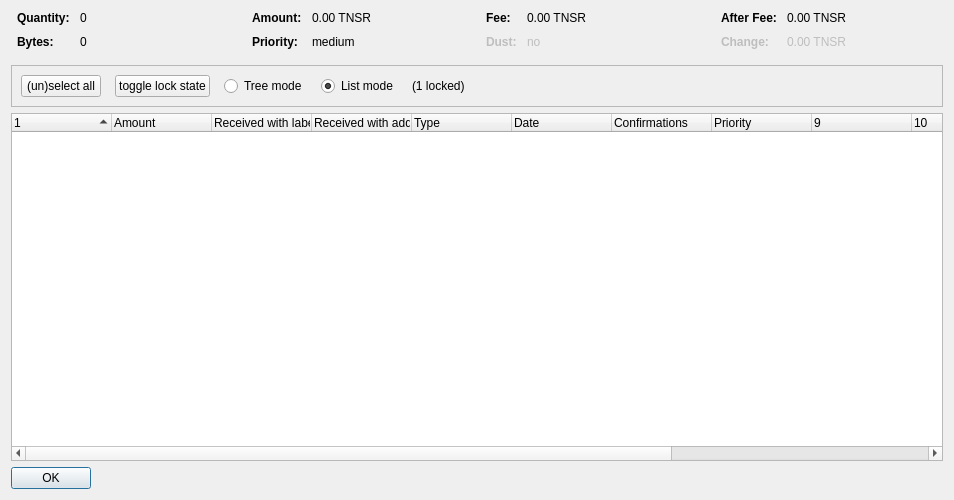
<?xml version="1.0" encoding="UTF-8"?>
<ui version="4.0">
 <class>CoinControlDialog</class>
 <widget class="QDialog" name="CoinControlDialog">
  <property name="geometry">
   <rect>
    <x>0</x>
    <y>0</y>
    <width>954</width>
    <height>500</height>
   </rect>
  </property>
  <property name="windowTitle">
   <string>Coin Selection</string>
  </property>
  <layout class="QVBoxLayout" name="verticalLayout">
   <item>
    <layout class="QHBoxLayout" name="horizontalLayoutTop" stretch="0,0,0,0">
     <property name="topMargin">
      <number>0</number>
     </property>
     <property name="bottomMargin">
      <number>10</number>
     </property>
     <item>
      <layout class="QFormLayout" name="formLayoutCoinControl1">
       <property name="horizontalSpacing">
        <number>10</number>
       </property>
       <property name="verticalSpacing">
        <number>10</number>
       </property>
       <property name="leftMargin">
        <number>6</number>
       </property>
       <property name="rightMargin">
        <number>6</number>
       </property>
       <item row="0" column="0">
        <widget class="QLabel" name="labelCoinControlQuantityText">
         <property name="font">
          <font>
           <weight>75</weight>
           <bold>true</bold>
          </font>
         </property>
         <property name="text">
          <string>Quantity:</string>
         </property>
        </widget>
       </item>
       <item row="0" column="1">
        <widget class="QLabel" name="labelCoinControlQuantity">
         <property name="cursor">
          <cursorShape>IBeamCursor</cursorShape>
         </property>
         <property name="contextMenuPolicy">
          <enum>Qt::ActionsContextMenu</enum>
         </property>
         <property name="text">
          <string notr="true">0</string>
         </property>
         <property name="textInteractionFlags">
          <set>Qt::LinksAccessibleByMouse|Qt::TextSelectableByKeyboard|Qt::TextSelectableByMouse</set>
         </property>
        </widget>
       </item>
       <item row="1" column="0">
        <widget class="QLabel" name="labelCoinControlBytesText">
         <property name="font">
          <font>
           <weight>75</weight>
           <bold>true</bold>
          </font>
         </property>
         <property name="text">
          <string>Bytes:</string>
         </property>
        </widget>
       </item>
       <item row="1" column="1">
        <widget class="QLabel" name="labelCoinControlBytes">
         <property name="cursor">
          <cursorShape>IBeamCursor</cursorShape>
         </property>
         <property name="contextMenuPolicy">
          <enum>Qt::ActionsContextMenu</enum>
         </property>
         <property name="text">
          <string notr="true">0</string>
         </property>
         <property name="textInteractionFlags">
          <set>Qt::LinksAccessibleByMouse|Qt::TextSelectableByKeyboard|Qt::TextSelectableByMouse</set>
         </property>
        </widget>
       </item>
      </layout>
     </item>
     <item>
      <layout class="QFormLayout" name="formLayoutCoinControl2">
       <property name="horizontalSpacing">
        <number>10</number>
       </property>
       <property name="verticalSpacing">
        <number>10</number>
       </property>
       <property name="leftMargin">
        <number>6</number>
       </property>
       <property name="rightMargin">
        <number>6</number>
       </property>
       <item row="0" column="0">
        <widget class="QLabel" name="labelCoinControlAmountText">
         <property name="font">
          <font>
           <weight>75</weight>
           <bold>true</bold>
          </font>
         </property>
         <property name="text">
          <string>Amount:</string>
         </property>
        </widget>
       </item>
       <item row="0" column="1">
        <widget class="QLabel" name="labelCoinControlAmount">
         <property name="cursor">
          <cursorShape>IBeamCursor</cursorShape>
         </property>
         <property name="contextMenuPolicy">
          <enum>Qt::ActionsContextMenu</enum>
         </property>
         <property name="text">
          <string notr="true">0.00 TNSR</string>
         </property>
         <property name="textInteractionFlags">
          <set>Qt::LinksAccessibleByMouse|Qt::TextSelectableByKeyboard|Qt::TextSelectableByMouse</set>
         </property>
        </widget>
       </item>
       <item row="1" column="0">
        <widget class="QLabel" name="labelCoinControlPriorityText">
         <property name="font">
          <font>
           <weight>75</weight>
           <bold>true</bold>
          </font>
         </property>
         <property name="text">
          <string>Priority:</string>
         </property>
        </widget>
       </item>
       <item row="1" column="1">
        <widget class="QLabel" name="labelCoinControlPriority">
         <property name="cursor">
          <cursorShape>IBeamCursor</cursorShape>
         </property>
         <property name="contextMenuPolicy">
          <enum>Qt::ActionsContextMenu</enum>
         </property>
         <property name="text">
          <string>medium</string>
         </property>
         <property name="textInteractionFlags">
          <set>Qt::LinksAccessibleByMouse|Qt::TextSelectableByKeyboard|Qt::TextSelectableByMouse</set>
         </property>
        </widget>
       </item>
      </layout>
     </item>
     <item>
      <layout class="QFormLayout" name="formLayoutCoinControl3">
       <property name="horizontalSpacing">
        <number>10</number>
       </property>
       <property name="verticalSpacing">
        <number>10</number>
       </property>
       <property name="leftMargin">
        <number>6</number>
       </property>
       <property name="rightMargin">
        <number>6</number>
       </property>
       <item row="0" column="0">
        <widget class="QLabel" name="labelCoinControlFeeText">
         <property name="font">
          <font>
           <weight>75</weight>
           <bold>true</bold>
          </font>
         </property>
         <property name="text">
          <string>Fee:</string>
         </property>
        </widget>
       </item>
       <item row="0" column="1">
        <widget class="QLabel" name="labelCoinControlFee">
         <property name="cursor">
          <cursorShape>IBeamCursor</cursorShape>
         </property>
         <property name="contextMenuPolicy">
          <enum>Qt::ActionsContextMenu</enum>
         </property>
         <property name="text">
          <string notr="true">0.00 TNSR</string>
         </property>
         <property name="textInteractionFlags">
          <set>Qt::LinksAccessibleByMouse|Qt::TextSelectableByKeyboard|Qt::TextSelectableByMouse</set>
         </property>
        </widget>
       </item>
       <item row="1" column="0">
        <widget class="QLabel" name="labelCoinControlLowOutputText">
         <property name="enabled">
          <bool>false</bool>
         </property>
         <property name="font">
          <font>
           <weight>75</weight>
           <bold>true</bold>
          </font>
         </property>
         <property name="text">
          <string>Dust:</string>
         </property>
        </widget>
       </item>
       <item row="1" column="1">
        <widget class="QLabel" name="labelCoinControlLowOutput">
         <property name="enabled">
          <bool>false</bool>
         </property>
         <property name="cursor">
          <cursorShape>IBeamCursor</cursorShape>
         </property>
         <property name="contextMenuPolicy">
          <enum>Qt::ActionsContextMenu</enum>
         </property>
         <property name="text">
          <string>no</string>
         </property>
         <property name="textInteractionFlags">
          <set>Qt::LinksAccessibleByMouse|Qt::TextSelectableByKeyboard|Qt::TextSelectableByMouse</set>
         </property>
        </widget>
       </item>
      </layout>
     </item>
     <item>
      <layout class="QFormLayout" name="formLayoutCoinControl4">
       <property name="horizontalSpacing">
        <number>10</number>
       </property>
       <property name="verticalSpacing">
        <number>10</number>
       </property>
       <property name="leftMargin">
        <number>6</number>
       </property>
       <property name="rightMargin">
        <number>6</number>
       </property>
       <item row="0" column="0">
        <widget class="QLabel" name="labelCoinControlAfterFeeText">
         <property name="font">
          <font>
           <weight>75</weight>
           <bold>true</bold>
          </font>
         </property>
         <property name="text">
          <string>After Fee:</string>
         </property>
        </widget>
       </item>
       <item row="0" column="1">
        <widget class="QLabel" name="labelCoinControlAfterFee">
         <property name="cursor">
          <cursorShape>IBeamCursor</cursorShape>
         </property>
         <property name="contextMenuPolicy">
          <enum>Qt::ActionsContextMenu</enum>
         </property>
         <property name="text">
          <string notr="true">0.00 TNSR</string>
         </property>
         <property name="textInteractionFlags">
          <set>Qt::LinksAccessibleByMouse|Qt::TextSelectableByKeyboard|Qt::TextSelectableByMouse</set>
         </property>
        </widget>
       </item>
       <item row="1" column="0">
        <widget class="QLabel" name="labelCoinControlChangeText">
         <property name="enabled">
          <bool>false</bool>
         </property>
         <property name="font">
          <font>
           <weight>75</weight>
           <bold>true</bold>
          </font>
         </property>
         <property name="text">
          <string>Change:</string>
         </property>
        </widget>
       </item>
       <item row="1" column="1">
        <widget class="QLabel" name="labelCoinControlChange">
         <property name="enabled">
          <bool>false</bool>
         </property>
         <property name="cursor">
          <cursorShape>IBeamCursor</cursorShape>
         </property>
         <property name="contextMenuPolicy">
          <enum>Qt::ActionsContextMenu</enum>
         </property>
         <property name="text">
          <string notr="true">0.00 TNSR</string>
         </property>
         <property name="textInteractionFlags">
          <set>Qt::LinksAccessibleByMouse|Qt::TextSelectableByKeyboard|Qt::TextSelectableByMouse</set>
         </property>
        </widget>
       </item>
      </layout>
     </item>
    </layout>
   </item>
   <item>
    <widget class="QFrame" name="frame">
     <property name="minimumSize">
      <size>
       <width>0</width>
       <height>40</height>
      </size>
     </property>
     <property name="frameShape">
      <enum>QFrame::StyledPanel</enum>
     </property>
     <property name="frameShadow">
      <enum>QFrame::Sunken</enum>
     </property>
     <layout class="QHBoxLayout" name="horizontalLayout">
      <item>
       <layout class="QHBoxLayout" name="horizontalLayoutPanel" stretch="0,0,0,0,0,0">
        <property name="spacing">
         <number>14</number>
        </property>
        <item>
         <widget class="QPushButton" name="pushButtonSelectAll">
          <property name="sizePolicy">
           <sizepolicy hsizetype="Maximum" vsizetype="Fixed">
            <horstretch>0</horstretch>
            <verstretch>0</verstretch>
           </sizepolicy>
          </property>
          <property name="text">
           <string>(un)select all</string>
          </property>
          <property name="autoDefault">
           <bool>false</bool>
          </property>
         </widget>
        </item>
        <item>
         <widget class="QPushButton" name="pushButtonToggleLock">
          <property name="sizePolicy">
           <sizepolicy hsizetype="Maximum" vsizetype="Fixed">
            <horstretch>0</horstretch>
            <verstretch>0</verstretch>
           </sizepolicy>
          </property>
          <property name="text">
           <string>toggle lock state</string>
          </property>
          <property name="autoDefault">
           <bool>false</bool>
          </property>
         </widget>
        </item>
        <item>
         <widget class="QRadioButton" name="radioTreeMode">
          <property name="sizePolicy">
           <sizepolicy hsizetype="Maximum" vsizetype="Fixed">
            <horstretch>0</horstretch>
            <verstretch>0</verstretch>
           </sizepolicy>
          </property>
          <property name="text">
           <string>Tree mode</string>
          </property>
         </widget>
        </item>
        <item>
         <widget class="QRadioButton" name="radioListMode">
          <property name="sizePolicy">
           <sizepolicy hsizetype="Maximum" vsizetype="Fixed">
            <horstretch>0</horstretch>
            <verstretch>0</verstretch>
           </sizepolicy>
          </property>
          <property name="text">
           <string>List mode</string>
          </property>
          <property name="checked">
           <bool>true</bool>
          </property>
         </widget>
        </item>
        <item>
         <widget class="QLabel" name="labelLocked">
          <property name="text">
           <string>(1 locked)</string>
          </property>
         </widget>
        </item>
        <item>
         <spacer name="horizontalSpacer">
          <property name="orientation">
           <enum>Qt::Horizontal</enum>
          </property>
          <property name="sizeHint" stdset="0">
           <size>
            <width>40</width>
            <height>20</height>
           </size>
          </property>
         </spacer>
        </item>
       </layout>
      </item>
     </layout>
    </widget>
   </item>
   <item>
    <widget class="CoinControlTreeWidget" name="treeWidget">
     <property name="contextMenuPolicy">
      <enum>Qt::CustomContextMenu</enum>
     </property>
     <property name="sortingEnabled">
      <bool>false</bool>
     </property>
     <property name="columnCount">
      <number>13</number>
     </property>
     <attribute name="headerShowSortIndicator" stdset="0">
      <bool>true</bool>
     </attribute>
     <attribute name="headerStretchLastSection">
      <bool>false</bool>
     </attribute>
     <column>
      <property name="text">
       <string/>
      </property>
     </column>
     <column>
      <property name="text">
       <string>Amount</string>
      </property>
     </column>
     <column>
      <property name="text">
       <string>Received with label</string>
      </property>
     </column>
     <column>
      <property name="text">
       <string>Received with address</string>
      </property>
     </column>
     <column>
      <property name="text">
	<string>Type</string>
      </property>
     </column>
     <column>
      <property name="text">	 
       <string>Date</string>
      </property>
     </column>
     <column>
      <property name="text">
       <string>Confirmations</string>
      </property>
      <property name="toolTip">
       <string>Confirmed</string>
      </property>
     </column>
     <column>
      <property name="text">
       <string>Priority</string>
      </property>
     </column>
     <column>
      <property name="text">
       <string/>
      </property>
     </column>
     <column>
      <property name="text">
       <string/>
      </property>
     </column>
     <column>
      <property name="text">
       <string/>
      </property>
     </column>
     <column>
      <property name="text">
       <string/>
      </property>
     </column>
     <column>
      <property name="text">
       <string/>
      </property>
     </column>
    </widget>
   </item>
   <item>
    <widget class="QDialogButtonBox" name="buttonBox">
     <property name="sizePolicy">
      <sizepolicy hsizetype="Maximum" vsizetype="Fixed">
       <horstretch>0</horstretch>
       <verstretch>0</verstretch>
      </sizepolicy>
     </property>
     <property name="orientation">
      <enum>Qt::Horizontal</enum>
     </property>
     <property name="standardButtons">
      <set>QDialogButtonBox::Ok</set>
     </property>
    </widget>
   </item>
  </layout>
 </widget>
 <customwidgets>
  <customwidget>
   <class>CoinControlTreeWidget</class>
   <extends>QTreeWidget</extends>
   <header>coincontroltreewidget.h</header>
  </customwidget>
 </customwidgets>
 <resources/>
 <connections/>
</ui>
